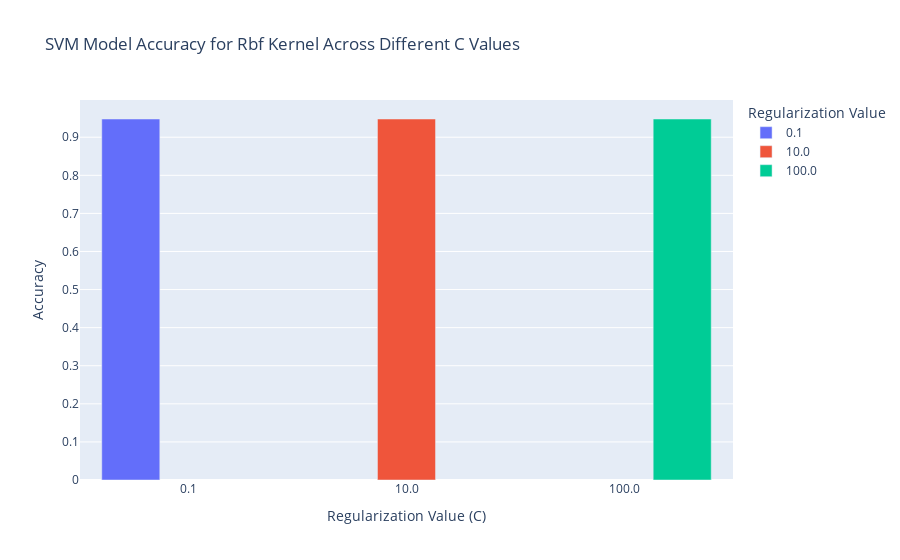

The code cell stored with this chart in its notebook:
### Code cell
fig_rbf.show()

### Figure 1 — Plotly figure (JSON) as saved in the notebook; plotly's stock layout.template omitted (floating-point values rounded to 4 significant figures)
{"data": [{"alignmentgroup": "True", "hovertemplate": "Regularization Value=%{x}<br>Model Accuracy=%{y}<extra></extra>", "legendgroup": "0.1", "marker": {"color": "#636efa", "pattern": {"shape": ""}}, "name": "0.1", "offsetgroup": "0.1", "orientation": "v", "showlegend": true, "textposition": "auto", "type": "bar", "x": ["0.1"], "xaxis": "x", "y": [0.9478], "yaxis": "y"}, {"alignmentgroup": "True", "hovertemplate": "Regularization Value=%{x}<br>Model Accuracy=%{y}<extra></extra>", "legendgroup": "10.0", "marker": {"color": "#EF553B", "pattern": {"shape": ""}}, "name": "10.0", "offsetgroup": "10.0", "orientation": "v", "showlegend": true, "textposition": "auto", "type": "bar", "x": ["10.0"], "xaxis": "x", "y": [0.9478], "yaxis": "y"}, {"alignmentgroup": "True", "hovertemplate": "Regularization Value=%{x}<br>Model Accuracy=%{y}<extra></extra>", "legendgroup": "100.0", "marker": {"color": "#00cc96", "pattern": {"shape": ""}}, "name": "100.0", "offsetgroup": "100.0", "orientation": "v", "showlegend": true, "textposition": "auto", "type": "bar", "x": ["100.0"], "xaxis": "x", "y": [0.9478], "yaxis": "y"}], "layout": {"autosize": true, "barmode": "group", "legend": {"title": {"text": "Regularization Value"}, "tracegroupgap": 0}, "title": {"text": "SVM Model Accuracy for Rbf Kernel Across Different C Values"}, "xaxis": {"anchor": "y", "autorange": true, "categoryarray": ["0.1", "10.0", "100.0"], "categoryorder": "array", "domain": [0, 1], "range": [-0.5, 2.5], "title": {"text": "Regularization Value (C)"}, "type": "category"}, "yaxis": {"anchor": "x", "autorange": true, "domain": [0, 1], "range": [0, 0.9977], "title": {"text": "Accuracy"}, "type": "linear"}}}
